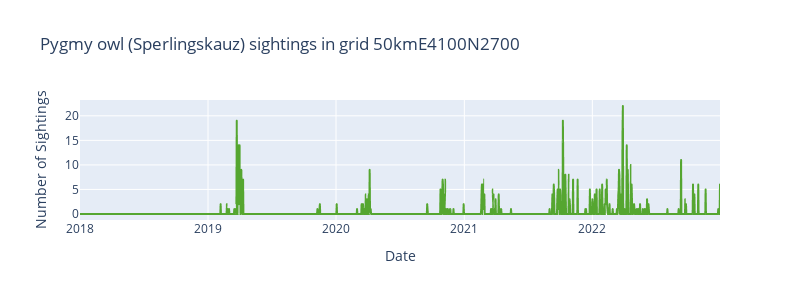

This figure's notebook cell:
### Code cell
pygmy_owl = df[(df.name_species == 'Sperlingskauz') & (df.eea_grid_id == '50kmE4100N2700')].reset_index(drop=True)
plot_time_series(data=pygmy_owl, title='Pygmy owl (Sperlingskauz) sightings in grid 50kmE4100N2700')

### Figure 1 — Plotly figure (JSON) as saved in the notebook; plotly's stock layout.template omitted (floating-point values rounded to 4 significant figures; data arrays with more than 128 entries replaced by an {"elided": "..."} marker saying what was removed)
{"data": [{"hovertemplate": "date=%{x}<br>n_sightings=%{y}<extra></extra>", "legendgroup": "", "line": {"color": "#55a630", "dash": "solid"}, "marker": {"symbol": "circle"}, "mode": "lines", "name": "", "showlegend": false, "type": "scattergl", "x": {"elided": "1826 str values"}, "xaxis": "x", "y": {"elided": "1826 int values"}, "yaxis": "y"}], "layout": {"height": 300, "legend": {"tracegroupgap": 0}, "title": {"text": "Pygmy owl (Sperlingskauz) sightings in grid 50kmE4100N2700"}, "width": 800, "xaxis": {"anchor": "y", "domain": [0, 1], "title": {"text": "Date"}}, "yaxis": {"anchor": "x", "domain": [0, 1], "title": {"text": "Number of Sightings"}}}}
